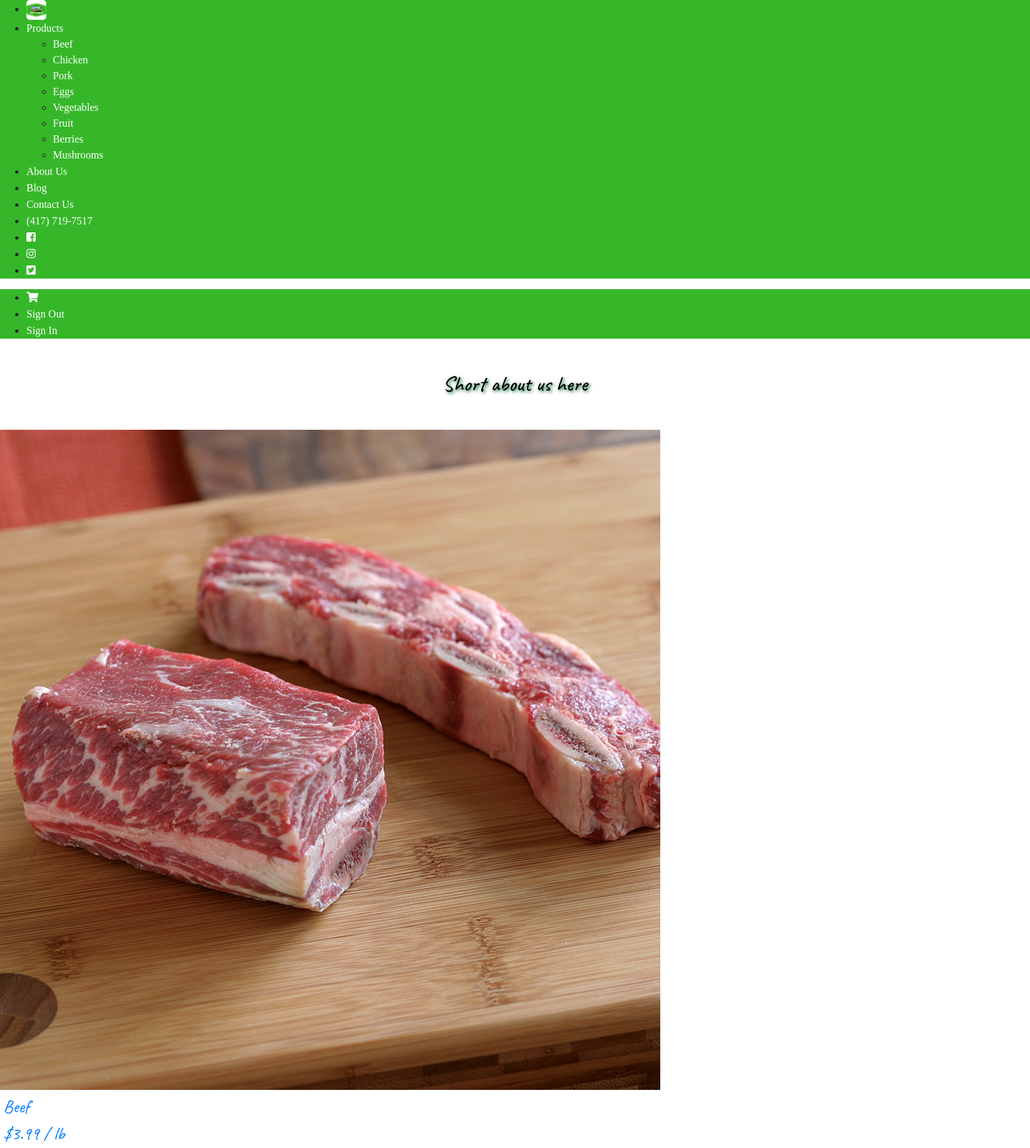
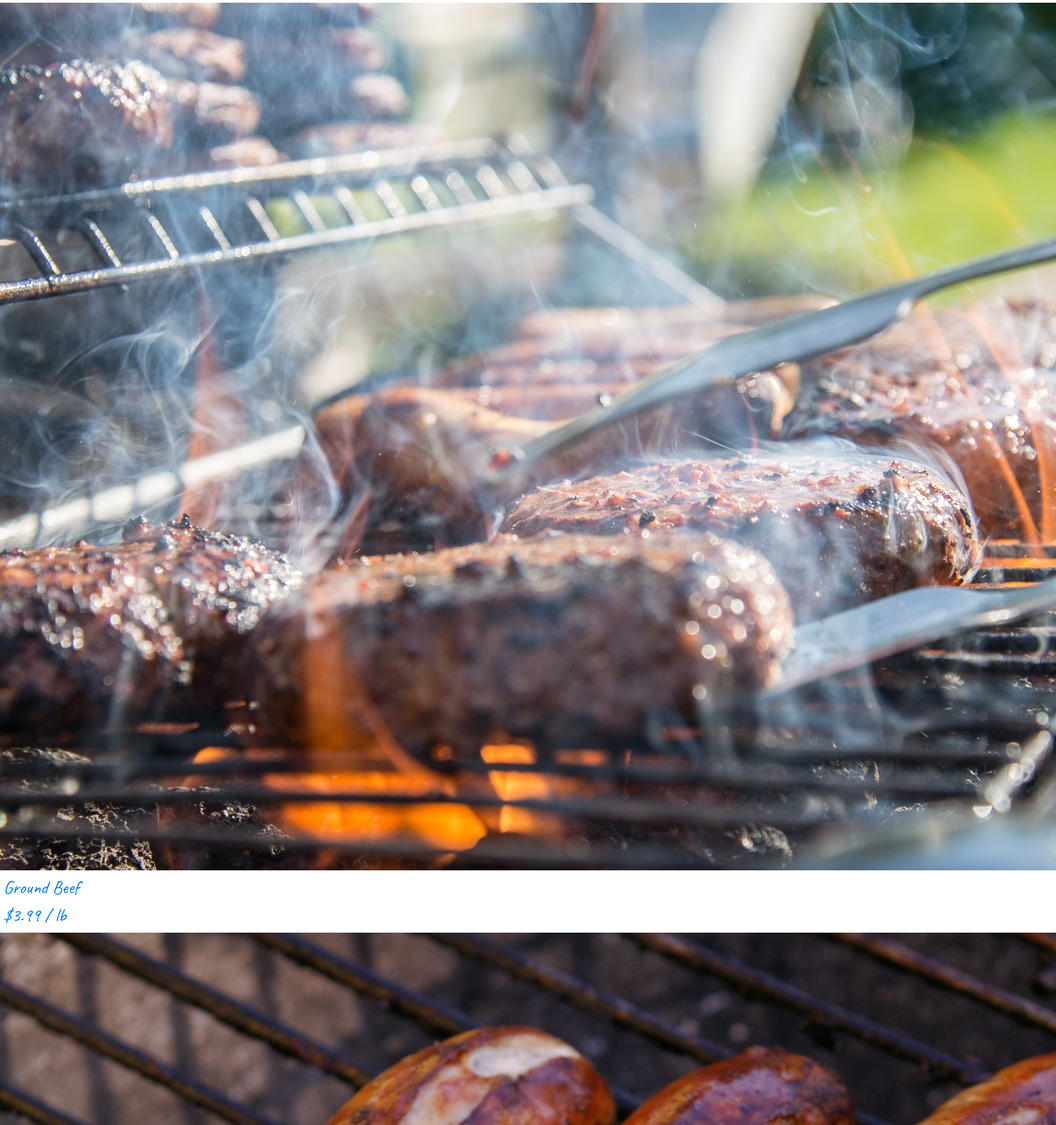
The app's page /product/?catID=41 (upper part) with its own data (2 pictures, top to bottom).
### tables this page shows
CREATE TABLE `categories` (
  `catID` int(11) NOT NULL,
  `catName` varchar(25) NOT NULL,
  `image` varchar(255) NOT NULL
);

CREATE TABLE `products` (
  `productID` int(11) NOT NULL,
  `productName` varchar(50) NOT NULL,
  `portionsID` int(11) NOT NULL,
  `price` decimal(10,2) NOT NULL,
  `qty` decimal(10,2) NOT NULL,
  `shortDesc` varchar(255) DEFAULT NULL,
  `fullDesc` varchar(255) DEFAULT NULL,
  `catID` int(11) NOT NULL,
  `image` varchar(255) NOT NULL,
  `sizeID` int(11) NOT NULL,
  `outOfSeason` tinyint(1) NOT NULL,
  `hide` tinyint(1) NOT NULL
);

CREATE TABLE `portions` (
  `portionsID` int(11) NOT NULL,
  `portionsName` varchar(25) NOT NULL,
  `portionsDesc` varchar(10) DEFAULT NULL
);

### models/products_db.php (called while the page is built, shortened)
<?php
function getAllCategories(){
    global $db;
    $sql = "SELECT * FROM categories";
    $qry = $db->query($sql);
    $aryCat = $qry->fetchAll();
    return $aryCat;
}
function productsByCatID($catID){
    global $db;
    $sql = "SELECT * FROM products WHERE catID = $catID";
    $qry = $db->query($sql);
    $aryProd = $qry->fetchAll();
    return $aryProd;
}
function portionByID($portionID){
    global $db;
    $sql = "SELECT * FROM portions WHERE portionsID = $portionID";
    $qry = $db->query($sql);
    $portion = $qry->fetch();
    return $portion;
}

### product/products.php (the view, shortened to what this page needs)
<?php
$aryProd = productsByCatID($catID);
?>
<h1 class="slogan">Short about us here</h1>
<section>
    <div class="uk-grid-small uk-child-width-1-4@s uk-flex-center uk-text-center" uk-grid>
        <?php
        foreach($aryProd as $prod){
          $portion = portionByID($prod['portionsID'])
        ?>
            <a href="?catID=<?=$catID?>&prodID=<?=$prod['productID']?>">
              <div class="uk-card uk-card-default <?php echo($prod['outOfSeason'] == 1 ? 'uk-flex-last' : '' )?>">
                <div class="uk-card-media-top">
                  <img src="../images/<?=$prod['image']?>" alt="<?=$prod['productName']?> Image">
                </div>
                <?php if ($prod['outOfSeason'] == 1){?>
                <div class="uk-overlay uk-overlay-primary uk-position-cover" style="overflow:hidden">
                  <p class="card-name" style="font-weight:bold;text-decoration:underline;">OUT OF<br>SEASON</p>
                  <p class="card-name"><?=$prod['productName']?></p>
                  <p class="card-price">$<?=$prod['price']?> <?=$portion['portionsDesc']?></p>
                </div>
                <?php
                } else {
                ?>
                <div class="uk-overlay uk-overlay-primary uk-position-bottom">
                  <p class="card-name"><?=$prod['productName']?></p>
                  <p class="card-price">$<?=$prod['price']?> <?=$portion['portionsDesc']?></p>
                </div>
                <?php
                }
                ?>
              </div>
            </a>
        <?php
        }
        ?>
    </div>
</section>

### views/header.php (shortened to what this page needs)
<!DOCTYPE html>
<html lang="en">
<head>
  <link rel="stylesheet" href="https://stackpath.bootstrapcdn.com/bootstrap/4.1.3/css/bootstrap.min.css">
  <link rel="stylesheet" href="https://use.fontawesome.com/releases/v5.5.0/css/all.css">
  <link rel="stylesheet" href="https://cdn.jsdelivr.net/npm/uikit@3.6.17/dist/css/uikit.min.css" />
  <link rel="stylesheet" href="../views/styles.css">
</head>
<body>
    <?php
        include "../models/db.php";
        include "../models/products_db.php";
        include "../views/navbar.php";
    ?>

### views/navbar.php
<div uk-sticky="sel-target: .uk-navbar-container; cls-active: uk-navbar-sticky">
    <nav class="uk-navbar-container" uk-navbar>
        <div class="uk-navbar-left">
            <ul class="uk-navbar-nav">
                <li>
                    <a class="uk-logo" href="../product/">
                        <img src="../images/Zahn Farms Logo.jpg" alt="Zahn Farms Logo">
                    </a>
                </li>
                <li>
                    <a href="../product/">Products</a>
                    <div class="uk-navbar-dropdown" delay-hide="50">
                        <ul class="uk-nav uk-navbar-dropdown-nav">
                            <?php
                            $aryCat = getAllCategories();
                            foreach($aryCat as $cat){
                            ?>
                            <li><a href="?catID=<?=$cat['catID']?>"><?=$cat['catName']?></a></li>
                            <?php
                            }
                            ?>
                        </ul>
                    </div>
                </li>
                <li><a href="../aboutUs/aboutUs.php">About Us</a></li>
                <li><a href="../aboutUs/latestNews.php">Blog</a></li>
                <li><a href="../aboutUS/contact.php">Contact Us</a></li>
                <li><a href="tel:417-719-7517" class="navContact">(417) 719-7517</a></li>
                <li><a href="https://www.facebook.com/ZahnFarms/" target="_blank"><i
                            class="fab fa-facebook-square"></i></a></li>
                <li><a href="#" target="_blank"><i class="fab fa-instagram"></i></a></li>
                <li><a href="https://twitter.com/ag_select" target="_blank"><i class="fab fa-twitter-square"></i></a>
                </li>
            </ul>
        </div>
        <div class="uk-navbar-right">
            <ul class="uk-navbar-nav">
                <li><a href="../product/cart.php"><i class="fas fa-shopping-cart"></i></a></li>
                <li><a href="?lo=y" class='nav' id='lo'>Sign Out</a></li>
                <li><a href="../admin/">Sign In</a></li>
            </ul>
        </div>
    </nav>
</div>

### product/index.php (shortened to what this page needs)
<?php
include "../views/header.php";
include '../models/requests.php';
if (!isset($catID)){
    include "categories.php";
}
else if (!isset($prodID)) {
    include "products.php";
}
else {
    include "product.php";
}
include "../views/footer.php";
?>

### views/footer.php (shortened to what this page needs)
</body>
</html>

### views/styles.css (style rules this page uses)
html, body { background-image: url("images/barnWood.jpg"); background-size: cover; height:100%; }
.uk-navbar-nav { background-color: rgb(54, 183, 41); }
.uk-navbar-nav>li>a { font-family: 'Caveat Brush', cursive; font-weight: 500; font-size: 1em; }
.uk-navbar-dropdown { background-color: rgb(54, 183, 41); font-family: 'Caveat Brush', cursive; }
nav a, nav a:hover { color: white !important; text-decoration: none; }
nav img { height: 30px; border-radius: 5px; }
h1 { color: black; margin: 50px; text-align: center; }
.slogan { font-family: 'Caveat', cursive; font-weight: 500; font-size: 2em; text-shadow: 2px 2px 5px rgb(1, 101, 47); }
.uk-card { font-family: 'Caveat', cursive; font-size: 1.7em; background-color: rgba(1,1,1,0) }
.uk-overlay { padding: 5px; }
.uk-overlay p { padding: 0px; margin: 0px; }

### records on screen
categories: catName "Beef"
categories: catName "Chicken"
categories: catName "Pork"
categories: catName "Eggs"
categories: catName "Vegetables"
categories: catName "Fruit"
categories: catName "Berries"
categories: catName "Mushrooms"
products: image (picture), productName "Beef", price "3.99", portionsID.portionsDesc "/ lb"
products: image (picture), productName "Ground Beef", price "3.99", portionsID.portionsDesc "/ lb"
products: image+productName (picture)
